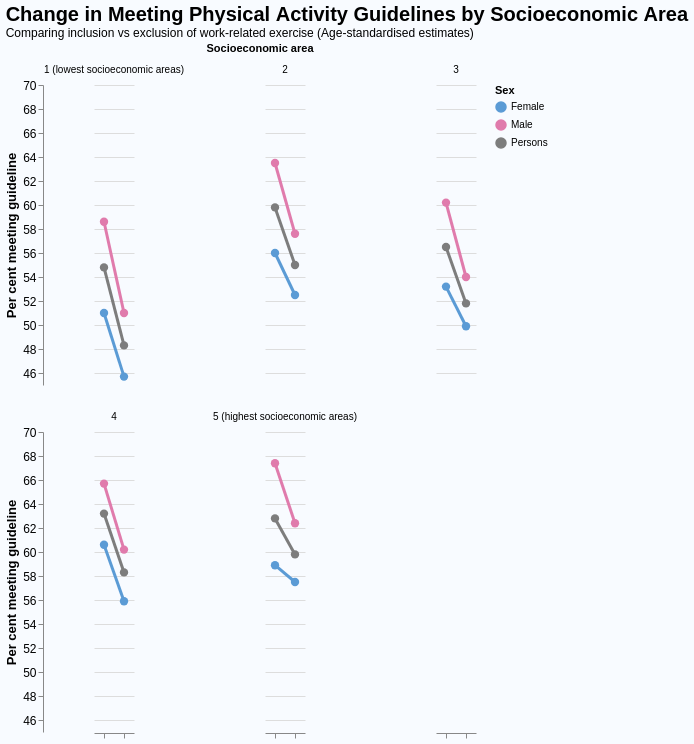

Express this chart as Vega-Lite.
### Vega-Lite specification from a JSON file in a GitHub repository (floating-point values rounded to 4 significant figures)
{"$schema": "https://vega.github.io/schema/vega-lite/v5.json", "description": "Slope chart comparing physical activity guideline compliance with and without work exercise by socioeconomic area and sex.", "title": {"text": "Change in Meeting Physical Activity Guidelines by Socioeconomic Area", "subtitle": "Comparing inclusion vs exclusion of work-related exercise (Age-standardised estimates)", "fontSize": 20, "anchor": "start"}, "data": {"values": [{"Sex": "Male", "Places": "1 (lowest socioeconomic areas)", "Conditions": "Including work exercise", "Percent": 58.6}, {"Sex": "Male", "Places": "1 (lowest socioeconomic areas)", "Conditions": "Excluding work exercise", "Percent": 51}, {"Sex": "Male", "Places": "2", "Conditions": "Including work exercise", "Percent": 63.5}, {"Sex": "Male", "Places": "2", "Conditions": "Excluding work exercise", "Percent": 57.6}, {"Sex": "Male", "Places": "3", "Conditions": "Including work exercise", "Percent": 60.2}, {"Sex": "Male", "Places": "3", "Conditions": "Excluding work exercise", "Percent": 54}, {"Sex": "Male", "Places": "4", "Conditions": "Including work exercise", "Percent": 65.7}, {"Sex": "Male", "Places": "4", "Conditions": "Excluding work exercise", "Percent": 60.2}, {"Sex": "Male", "Places": "5 (highest socioeconomic areas)", "Conditions": "Including work exercise", "Percent": 67.4}, {"Sex": "Male", "Places": "5 (highest socioeconomic areas)", "Conditions": "Excluding work exercise", "Percent": 62.4}, {"Sex": "Female", "Places": "1 (lowest socioeconomic areas)", "Conditions": "Including work exercise", "Percent": 51}, {"Sex": "Female", "Places": "1 (lowest socioeconomic areas)", "Conditions": "Excluding work exercise", "Percent": 45.7}, {"Sex": "Female", "Places": "2", "Conditions": "Including work exercise", "Percent": 56}, {"Sex": "Female", "Places": "2", "Conditions": "Excluding work exercise", "Percent": 52.5}, {"Sex": "Female", "Places": "3", "Conditions": "Including work exercise", "Percent": 53.2}, {"Sex": "Female", "Places": "3", "Conditions": "Excluding work exercise", "Percent": 49.9}, {"Sex": "Female", "Places": "4", "Conditions": "Including work exercise", "Percent": 60.6}, {"Sex": "Female", "Places": "4", "Conditions": "Excluding work exercise", "Percent": 55.9}, {"Sex": "Female", "Places": "5 (highest socioeconomic areas)", "Conditions": "Including work exercise", "Percent": 58.9}, {"Sex": "Female", "Places": "5 (highest socioeconomic areas)", "Conditions": "Excluding work exercise", "Percent": 57.5}, {"Sex": "Persons", "Places": "1 (lowest socioeconomic areas)", "Conditions": "Including work exercise", "Percent": 54.8}, {"Sex": "Persons", "Places": "1 (lowest socioeconomic areas)", "Conditions": "Excluding work exercise", "Percent": 48.3}, {"Sex": "Persons", "Places": "2", "Conditions": "Including work exercise", "Percent": 59.8}, {"Sex": "Persons", "Places": "2", "Conditions": "Excluding work exercise", "Percent": 55}, {"Sex": "Persons", "Places": "3", "Conditions": "Including work exercise", "Percent": 56.5}, {"Sex": "Persons", "Places": "3", "Conditions": "Excluding work exercise", "Percent": 51.8}, {"Sex": "Persons", "Places": "4", "Conditions": "Including work exercise", "Percent": 63.2}, {"Sex": "Persons", "Places": "4", "Conditions": "Excluding work exercise", "Percent": 58.3}, {"Sex": "Persons", "Places": "5 (highest socioeconomic areas)", "Conditions": "Including work exercise", "Percent": 62.8}, {"Sex": "Persons", "Places": "5 (highest socioeconomic areas)", "Conditions": "Excluding work exercise", "Percent": 59.8}]}, "mark": {"type": "line", "point": {"filled": true, "size": 70}, "strokeWidth": 3}, "encoding": {"x": {"field": "Conditions", "type": "nominal", "sort": ["Including work exercise", "Excluding work exercise"], "axis": {"title": null, "labels": false}}, "y": {"field": "Percent", "type": "quantitative", "axis": {"title": "Per cent meeting guideline"}, "scale": {"domain": [45, 70]}}, "color": {"field": "Sex", "type": "nominal", "scale": {"range": ["#5B9BD5", "#E07BAC", "#7D7D7D"]}, "legend": {"title": "Sex"}}, "facet": {"field": "Places", "type": "nominal", "columns": 3, "sort": ["1 (lowest socioeconomic areas)", "2", "3", "4", "5 (highest socioeconomic areas)"], "header": {"title": "Socioeconomic area"}}, "tooltip": [{"field": "Sex"}, {"field": "Places"}, {"field": "Conditions"}, {"field": "Percent", "format": ".1f"}]}, "config": {"view": {"stroke": "transparent"}, "background": "#f8fbff", "axis": {"labelFontSize": 12, "titleFontSize": 13}, "facet": {"spacing": 25}}}
